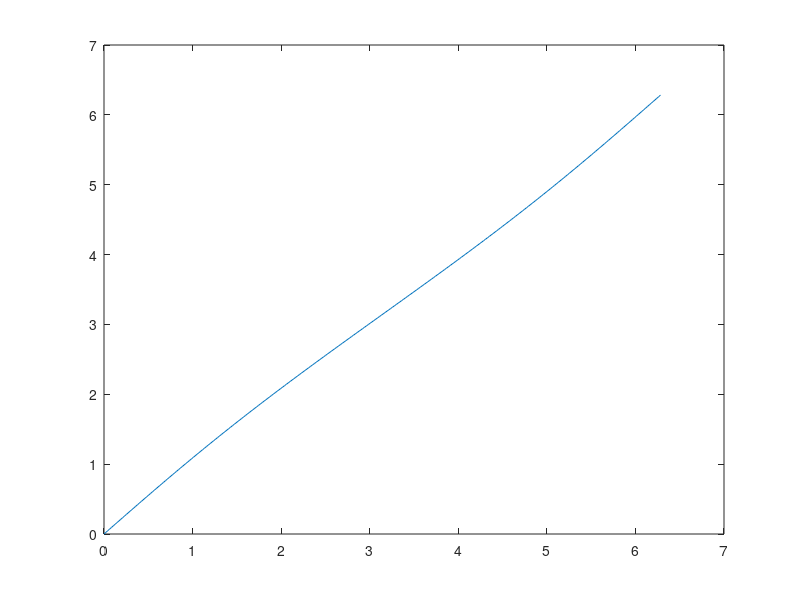
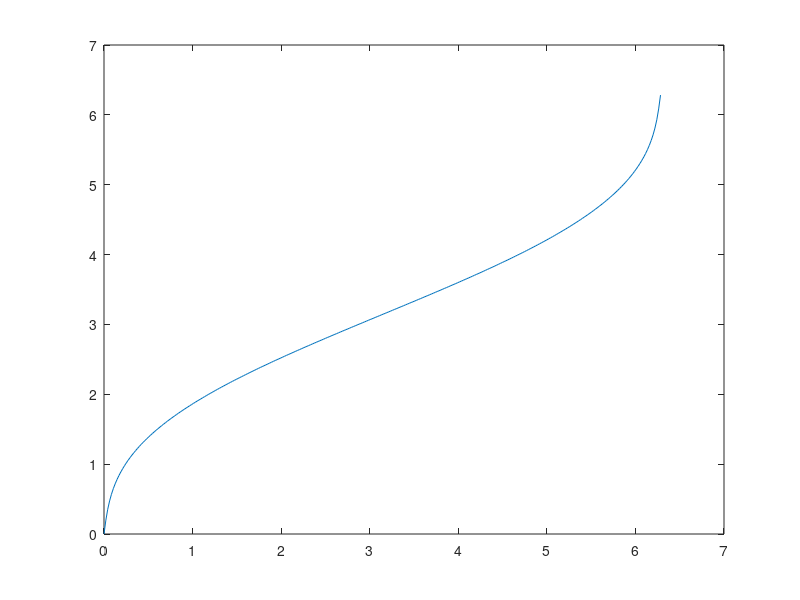

These figures' MATLAB source, in order:
% problem 17: solve the kepler equation

% constants
n = 300; % steps to be taken
ecc = [0.1, 0.9]; % eccentricity
M = linspace(0, 2*pi, n); % mean anomoly

% calculate numerical and theoretical solutions
for i = 1:length(ecc) % for each value of eccentricity
    e = ecc(i);
    for k = 1:n % for each point in M
        % calculate numerical solution by newton's method
        % initial guess
        if k == 1
            E = 0.1;
        else
            E = E_num(k - 1);
        end
        % run 50 iterations newton's method
        for ii = 1:50
            f = E - e*sin(E) - M(k); % value of function
            df = 1 - e*cos(E); % derivative value
            E = E - (f / df); % compute next guess
        end
        E_num(k) = E; % put numerical value in accumulator
        
        % find theoretical solution
        sigma = 0; % store result of sum
        for jj = 1:400
            sigma = sigma + (1/jj) * besselj(jj, e*jj) * sin(jj*M(k));
        end
        E_theo(k) = M(k) + 2*sigma;
    end
    % plot results
    figure(i)
    plot(M, E_num)
    plot(M, E_theo)
end